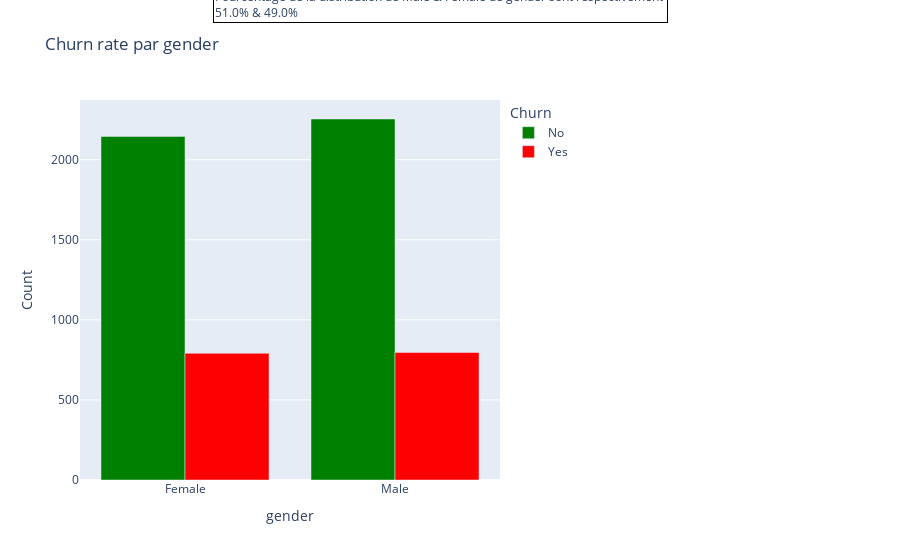
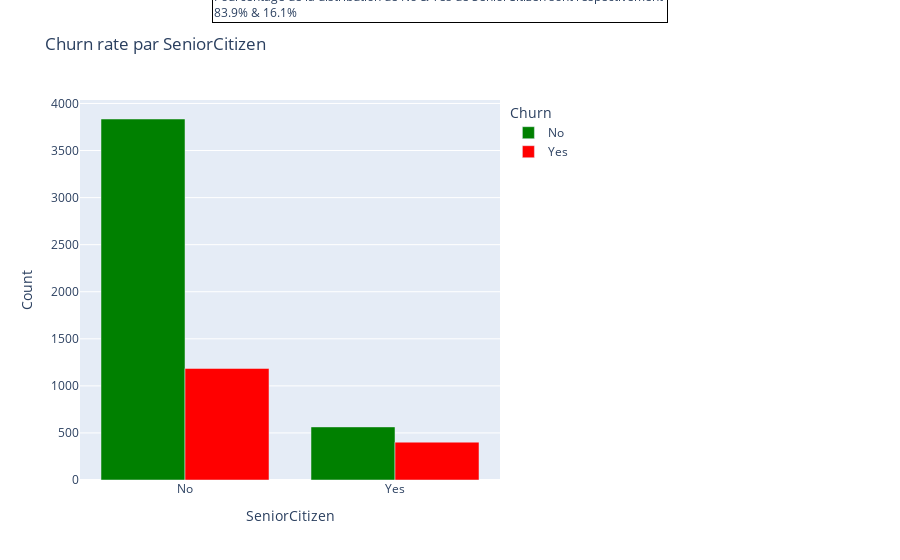
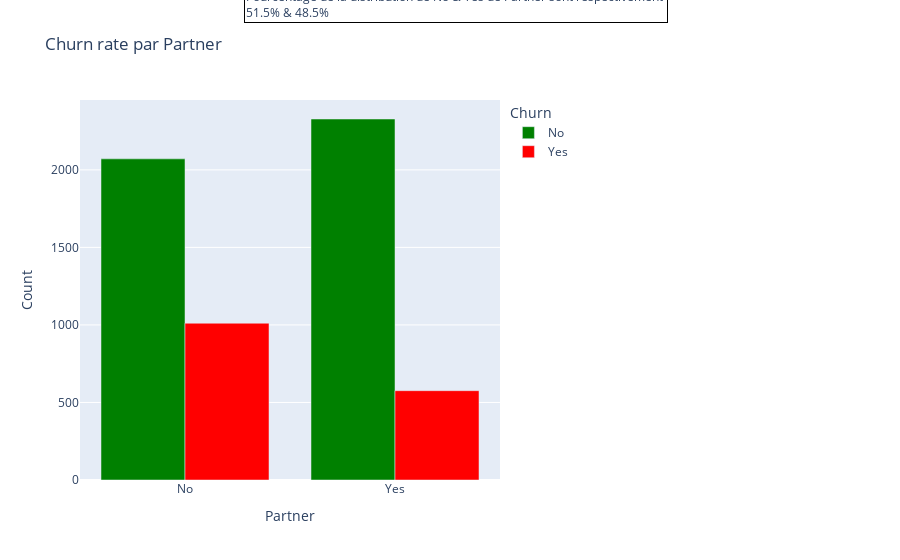
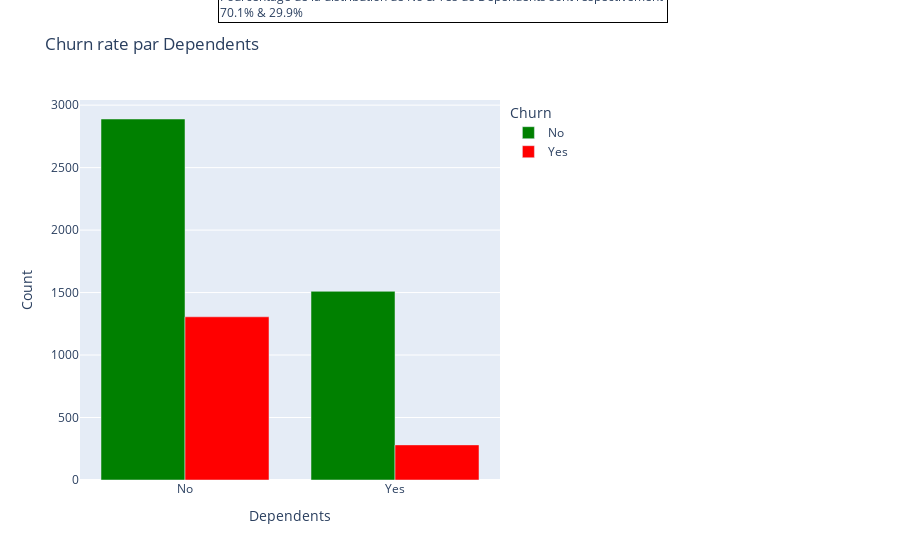

Notebook code for these charts, in order:
### Code cell
#Gender variable plot
bar(data, 'gender')
#SeniorCitizen variable plot 
data.loc[data.SeniorCitizen==0,'SeniorCitizen'] = "No"   #convert 0 to No in all data instances
data.loc[data.SeniorCitizen==1,'SeniorCitizen'] = "Yes"  #convert 1 to Yes in all data instances
bar(data, 'SeniorCitizen')
#Partner variable plot
bar(data, 'Partner')
#Dependents variable plot
bar(data, 'Dependents')

### Figure 1 — Plotly figure (JSON) as saved in the notebook; plotly's stock layout.template omitted (floating-point values rounded to 4 significant figures)
{"data": [{"alignmentgroup": "True", "hovertemplate": "Churn=No<br>gender=%{x}<br>Count=%{y}<extra></extra>", "legendgroup": "No", "marker": {"color": "green", "pattern": {"shape": ""}}, "name": "No", "offsetgroup": "No", "orientation": "v", "showlegend": true, "textposition": "auto", "type": "bar", "x": ["Female", "Male"], "xaxis": "x", "y": [2145, 2254], "yaxis": "y"}, {"alignmentgroup": "True", "hovertemplate": "Churn=Yes<br>gender=%{x}<br>Count=%{y}<extra></extra>", "legendgroup": "Yes", "marker": {"color": "red", "pattern": {"shape": ""}}, "name": "Yes", "offsetgroup": "Yes", "orientation": "v", "showlegend": true, "textposition": "auto", "type": "bar", "x": ["Female", "Male"], "xaxis": "x", "y": [791, 796], "yaxis": "y"}], "layout": {"annotations": [{"align": "left", "bordercolor": "black", "borderwidth": 1, "showarrow": false, "text": "Pourcentage de la distribution de Male & Female de gender sont respectivement <br>51.0% & 49.0% ", "x": 1.4, "xref": "paper", "y": 1.3, "yref": "paper"}], "barmode": "group", "legend": {"title": {"text": "Churn"}, "tracegroupgap": 0}, "margin": {"r": 400}, "title": {"text": "Churn rate par gender"}, "xaxis": {"anchor": "y", "domain": [0, 1], "title": {"text": "gender"}}, "yaxis": {"anchor": "x", "domain": [0, 1], "title": {"text": "Count"}}}}

### Figure 2 — Plotly figure (JSON) as saved in the notebook; plotly's stock layout.template omitted (floating-point values rounded to 4 significant figures)
{"data": [{"alignmentgroup": "True", "hovertemplate": "Churn=No<br>SeniorCitizen=%{x}<br>Count=%{y}<extra></extra>", "legendgroup": "No", "marker": {"color": "green", "pattern": {"shape": ""}}, "name": "No", "offsetgroup": "No", "orientation": "v", "showlegend": true, "textposition": "auto", "type": "bar", "x": ["No", "Yes"], "xaxis": "x", "y": [3835, 564], "yaxis": "y"}, {"alignmentgroup": "True", "hovertemplate": "Churn=Yes<br>SeniorCitizen=%{x}<br>Count=%{y}<extra></extra>", "legendgroup": "Yes", "marker": {"color": "red", "pattern": {"shape": ""}}, "name": "Yes", "offsetgroup": "Yes", "orientation": "v", "showlegend": true, "textposition": "auto", "type": "bar", "x": ["No", "Yes"], "xaxis": "x", "y": [1185, 402], "yaxis": "y"}], "layout": {"annotations": [{"align": "left", "bordercolor": "black", "borderwidth": 1, "showarrow": false, "text": "Pourcentage de la distribution de No & Yes de SeniorCitizen sont respectivement <br>83.9% & 16.1% ", "x": 1.4, "xref": "paper", "y": 1.3, "yref": "paper"}], "barmode": "group", "legend": {"title": {"text": "Churn"}, "tracegroupgap": 0}, "margin": {"r": 400}, "title": {"text": "Churn rate par SeniorCitizen"}, "xaxis": {"anchor": "y", "domain": [0, 1], "title": {"text": "SeniorCitizen"}}, "yaxis": {"anchor": "x", "domain": [0, 1], "title": {"text": "Count"}}}}

### Figure 3 — Plotly figure (JSON) as saved in the notebook; plotly's stock layout.template omitted (floating-point values rounded to 4 significant figures)
{"data": [{"alignmentgroup": "True", "hovertemplate": "Churn=No<br>Partner=%{x}<br>Count=%{y}<extra></extra>", "legendgroup": "No", "marker": {"color": "green", "pattern": {"shape": ""}}, "name": "No", "offsetgroup": "No", "orientation": "v", "showlegend": true, "textposition": "auto", "type": "bar", "x": ["No", "Yes"], "xaxis": "x", "y": [2071, 2328], "yaxis": "y"}, {"alignmentgroup": "True", "hovertemplate": "Churn=Yes<br>Partner=%{x}<br>Count=%{y}<extra></extra>", "legendgroup": "Yes", "marker": {"color": "red", "pattern": {"shape": ""}}, "name": "Yes", "offsetgroup": "Yes", "orientation": "v", "showlegend": true, "textposition": "auto", "type": "bar", "x": ["No", "Yes"], "xaxis": "x", "y": [1011, 576], "yaxis": "y"}], "layout": {"annotations": [{"align": "left", "bordercolor": "black", "borderwidth": 1, "showarrow": false, "text": "Pourcentage de la distribution de No & Yes de Partner sont respectivement <br>51.5% & 48.5% ", "x": 1.4, "xref": "paper", "y": 1.3, "yref": "paper"}], "barmode": "group", "legend": {"title": {"text": "Churn"}, "tracegroupgap": 0}, "margin": {"r": 400}, "title": {"text": "Churn rate par Partner"}, "xaxis": {"anchor": "y", "domain": [0, 1], "title": {"text": "Partner"}}, "yaxis": {"anchor": "x", "domain": [0, 1], "title": {"text": "Count"}}}}

### Figure 4 — Plotly figure (JSON) as saved in the notebook; plotly's stock layout.template omitted (floating-point values rounded to 4 significant figures)
{"data": [{"alignmentgroup": "True", "hovertemplate": "Churn=No<br>Dependents=%{x}<br>Count=%{y}<extra></extra>", "legendgroup": "No", "marker": {"color": "green", "pattern": {"shape": ""}}, "name": "No", "offsetgroup": "No", "orientation": "v", "showlegend": true, "textposition": "auto", "type": "bar", "x": ["No", "Yes"], "xaxis": "x", "y": [2889, 1510], "yaxis": "y"}, {"alignmentgroup": "True", "hovertemplate": "Churn=Yes<br>Dependents=%{x}<br>Count=%{y}<extra></extra>", "legendgroup": "Yes", "marker": {"color": "red", "pattern": {"shape": ""}}, "name": "Yes", "offsetgroup": "Yes", "orientation": "v", "showlegend": true, "textposition": "auto", "type": "bar", "x": ["No", "Yes"], "xaxis": "x", "y": [1306, 281], "yaxis": "y"}], "layout": {"annotations": [{"align": "left", "bordercolor": "black", "borderwidth": 1, "showarrow": false, "text": "Pourcentage de la distribution de No & Yes de Dependents sont respectivement <br>70.1% & 29.9% ", "x": 1.4, "xref": "paper", "y": 1.3, "yref": "paper"}], "barmode": "group", "legend": {"title": {"text": "Churn"}, "tracegroupgap": 0}, "margin": {"r": 400}, "title": {"text": "Churn rate par Dependents"}, "xaxis": {"anchor": "y", "domain": [0, 1], "title": {"text": "Dependents"}}, "yaxis": {"anchor": "x", "domain": [0, 1], "title": {"text": "Count"}}}}
